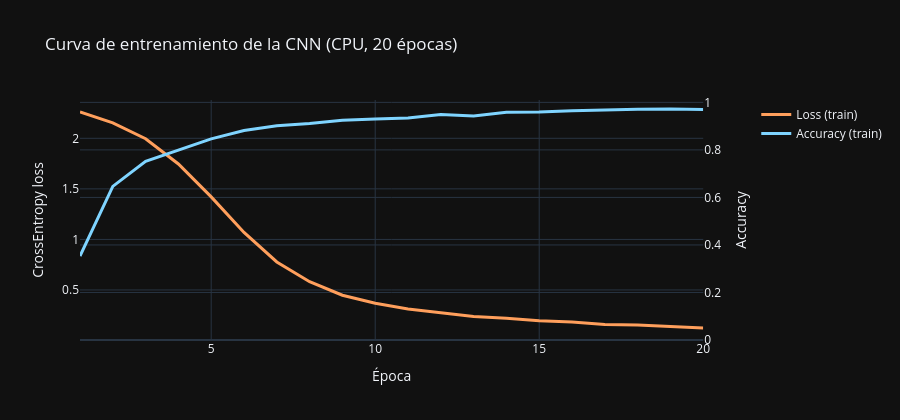

Here is the notebook cell this chart was saved with:
### Code cell
# 3b · Curva de loss y accuracy de entrenamiento por época
fig = make_subplots(specs=[[{'secondary_y': True}]])
ep_axis = list(range(1, EPOCHS + 1))
fig.add_trace(go.Scatter(x=ep_axis, y=loss_hist, name='Loss (train)',
                         line=dict(color=ACCENT, width=3)), secondary_y=False)
fig.add_trace(go.Scatter(x=ep_axis, y=acc_hist, name='Accuracy (train)',
                         line=dict(color=PRIMARY, width=3)), secondary_y=True)
fig.update_xaxes(title_text='Época')
fig.update_yaxes(title_text='CrossEntropy loss', secondary_y=False)
fig.update_yaxes(title_text='Accuracy', secondary_y=True, range=[0, 1.01])
fig.update_layout(title='Curva de entrenamiento de la CNN (CPU, 20 épocas)', height=420)
fig.show()

### Figure 1 — Plotly figure (JSON) as saved in the notebook; plotly's stock layout.template omitted (floating-point values rounded to 4 significant figures)
{"data": [{"line": {"color": "#ff9f5c", "width": 3}, "name": "Loss (train)", "type": "scatter", "x": [1, 2, 3, 4, 5, 6, 7, 8, 9, 10, 11, 12, 13, 14, 15, 16, 17, 18, 19, 20], "xaxis": "x", "y": [2.26, 2.153, 1.996, 1.746, 1.421, 1.069, 0.7774, 0.581, 0.4481, 0.3684, 0.3107, 0.2719, 0.237, 0.2191, 0.1956, 0.183, 0.1591, 0.1542, 0.1384, 0.1237], "yaxis": "y"}, {"line": {"color": "#7fd4ff", "width": 3}, "name": "Accuracy (train)", "type": "scatter", "x": [1, 2, 3, 4, 5, 6, 7, 8, 9, 10, 11, 12, 13, 14, 15, 16, 17, 18, 19, 20], "xaxis": "x", "y": [0.3534, 0.6466, 0.752, 0.7996, 0.8463, 0.882, 0.902, 0.9109, 0.9243, 0.9302, 0.9347, 0.9488, 0.9428, 0.9584, 0.9599, 0.9651, 0.9696, 0.971, 0.9725, 0.9703], "yaxis": "y2"}], "layout": {"height": 420, "title": {"text": "Curva de entrenamiento de la CNN (CPU, 20 épocas)"}, "xaxis": {"anchor": "y", "domain": [0.0, 0.94], "title": {"text": "Época"}}, "yaxis": {"anchor": "x", "domain": [0.0, 1.0], "title": {"text": "CrossEntropy loss"}}, "yaxis2": {"anchor": "x", "overlaying": "y", "range": [0, 1.01], "side": "right", "title": {"text": "Accuracy"}}}}
